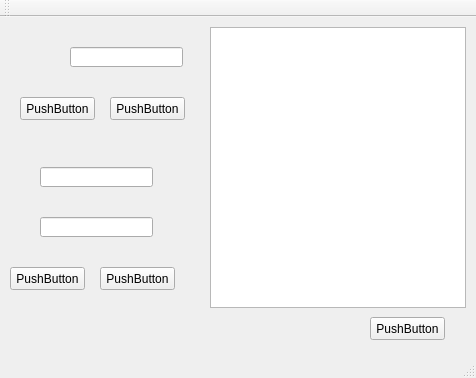
<?xml version="1.0" encoding="UTF-8"?>
<ui version="4.0">
 <class>MainWindow</class>
 <widget class="QMainWindow" name="MainWindow">
  <property name="geometry">
   <rect>
    <x>0</x>
    <y>0</y>
    <width>476</width>
    <height>378</height>
   </rect>
  </property>
  <property name="windowTitle">
   <string>MainWindow</string>
  </property>
  <widget class="QWidget" name="centralWidget">
   <widget class="QListWidget" name="listWidget">
    <property name="geometry">
     <rect>
      <x>210</x>
      <y>10</y>
      <width>256</width>
      <height>281</height>
     </rect>
    </property>
   </widget>
   <widget class="QPushButton" name="btn_select">
    <property name="geometry">
     <rect>
      <x>20</x>
      <y>80</y>
      <width>75</width>
      <height>23</height>
     </rect>
    </property>
    <property name="text">
     <string>PushButton</string>
    </property>
   </widget>
   <widget class="QPushButton" name="btn_add">
    <property name="geometry">
     <rect>
      <x>10</x>
      <y>250</y>
      <width>75</width>
      <height>23</height>
     </rect>
    </property>
    <property name="text">
     <string>PushButton</string>
    </property>
   </widget>
   <widget class="QPushButton" name="btn_update">
    <property name="geometry">
     <rect>
      <x>100</x>
      <y>250</y>
      <width>75</width>
      <height>23</height>
     </rect>
    </property>
    <property name="text">
     <string>PushButton</string>
    </property>
   </widget>
   <widget class="QPushButton" name="btn_all">
    <property name="geometry">
     <rect>
      <x>370</x>
      <y>300</y>
      <width>75</width>
      <height>23</height>
     </rect>
    </property>
    <property name="text">
     <string>PushButton</string>
    </property>
   </widget>
   <widget class="QLineEdit" name="lineEdit_id">
    <property name="geometry">
     <rect>
      <x>70</x>
      <y>30</y>
      <width>113</width>
      <height>20</height>
     </rect>
    </property>
   </widget>
   <widget class="QLineEdit" name="lineEdit_name">
    <property name="geometry">
     <rect>
      <x>40</x>
      <y>150</y>
      <width>113</width>
      <height>20</height>
     </rect>
    </property>
   </widget>
   <widget class="QLineEdit" name="lineEdit_author">
    <property name="geometry">
     <rect>
      <x>40</x>
      <y>200</y>
      <width>113</width>
      <height>20</height>
     </rect>
    </property>
   </widget>
   <widget class="QPushButton" name="btn_delete">
    <property name="geometry">
     <rect>
      <x>110</x>
      <y>80</y>
      <width>75</width>
      <height>23</height>
     </rect>
    </property>
    <property name="text">
     <string>PushButton</string>
    </property>
   </widget>
  </widget>
  <widget class="QMenuBar" name="menuBar">
   <property name="geometry">
    <rect>
     <x>0</x>
     <y>0</y>
     <width>476</width>
     <height>23</height>
    </rect>
   </property>
  </widget>
  <widget class="QToolBar" name="mainToolBar">
   <attribute name="toolBarArea">
    <enum>TopToolBarArea</enum>
   </attribute>
   <attribute name="toolBarBreak">
    <bool>false</bool>
   </attribute>
  </widget>
  <widget class="QStatusBar" name="statusBar"/>
 </widget>
 <layoutdefault spacing="6" margin="11"/>
 <resources/>
 <connections/>
</ui>
